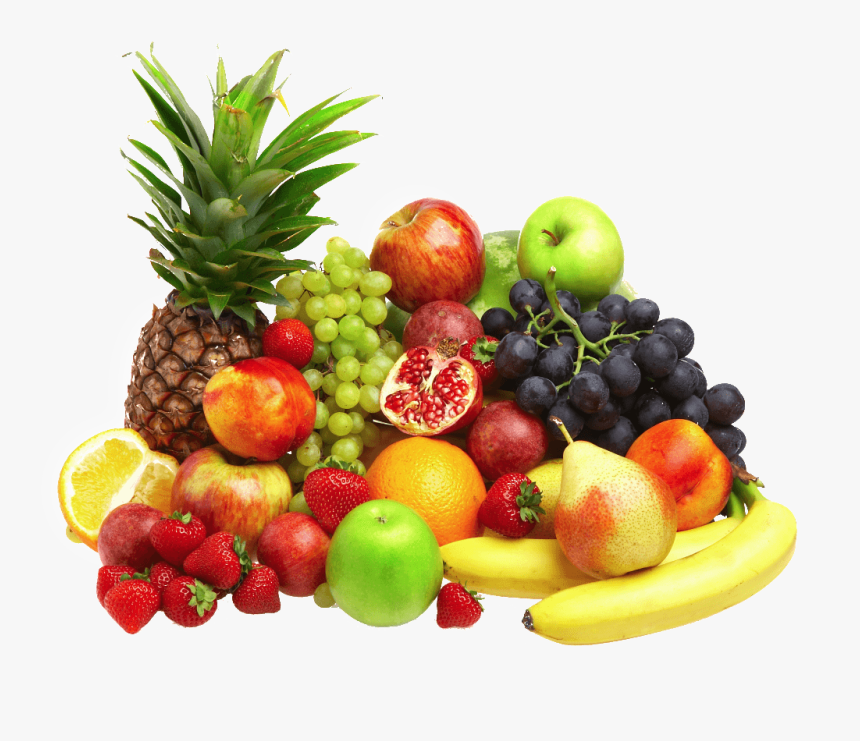
%> input picture fruits.png, 860 x 741 px
$ octave exercise2.m   (GNU Octave 9; MATLAB toolbox functions it lacks are replaced by stand-ins)
%> lines starting %> are read from the running program, lines starting %| are printed output that depends on the picture
f = imread('fruits.png');
%> f is the input picture: size 741x860x3 uint8; mean R, G, B 212, 195.8, 166.9
imfinfo 'fruits.png'
figure, imshow(f);
#The data type of the image 'fruits.png' is unsigned integer 8 (uint8)
pkg load image
g = imresize(f/2, 0.5);
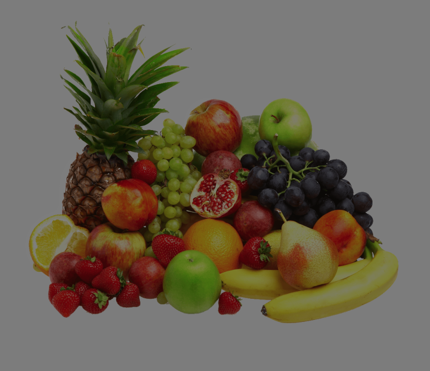
%> g: size 371x430x3 uint8; mean R, G, B 106.4, 98.3, 83.8
figure, imshow(g);
imwrite(g, 'fruits2.png');
h = rgb2hsv(f);
%> h: size 741x860x3 double; mean H, S, V 0.0914, 0.279, 0.844
figure, imshow(h);
imwrite(h, 'fruits3.png');
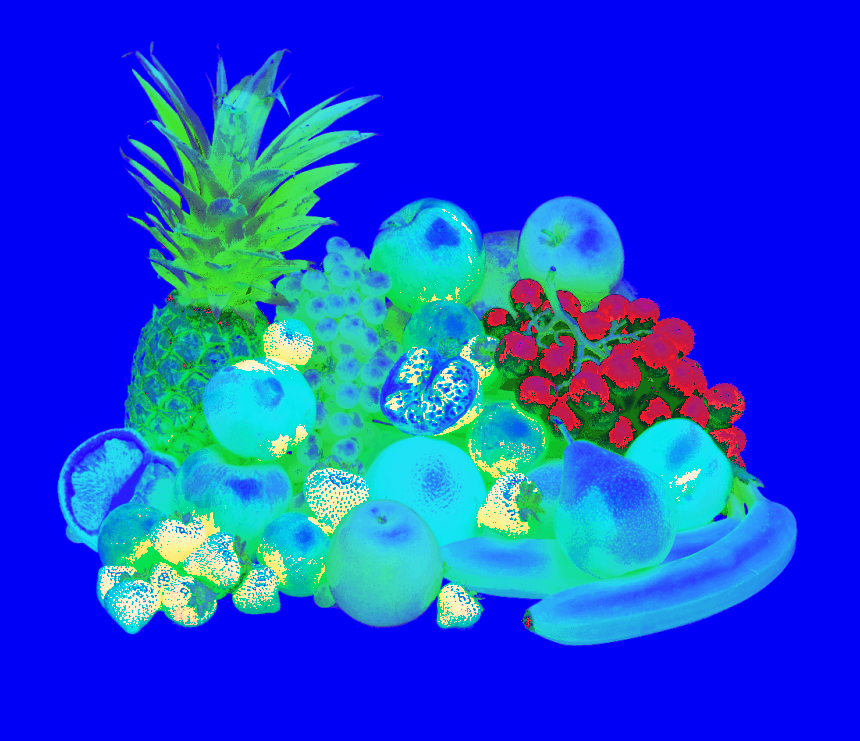
%> saved as fruits3.png: size 741x860x3 uint8; mean R, G, B 23.3, 71.1, 215.3
